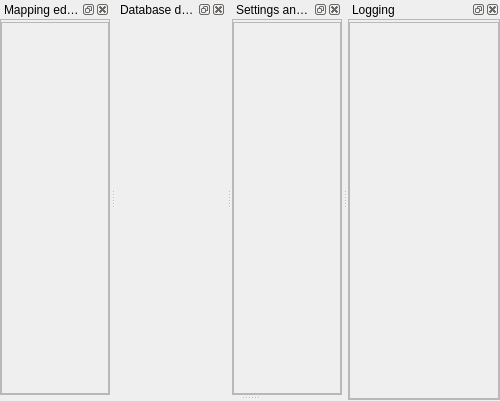
<?xml version="1.0" encoding="UTF-8"?>
<ui version="4.0">
 <class>CDataMainInfoAreaComponent</class>
 <widget class="QMainWindow" name="CDataMainInfoAreaComponent">
  <property name="geometry">
   <rect>
    <x>0</x>
    <y>0</y>
    <width>500</width>
    <height>401</height>
   </rect>
  </property>
  <property name="sizePolicy">
   <sizepolicy hsizetype="Preferred" vsizetype="Preferred">
    <horstretch>0</horstretch>
    <verstretch>0</verstretch>
   </sizepolicy>
  </property>
  <property name="minimumSize">
   <size>
    <width>500</width>
    <height>400</height>
   </size>
  </property>
  <property name="windowTitle">
   <string>MainWindow</string>
  </property>
  <widget class="QWidget" name="qw_centralEmptyWidgetUsedAsPadding">
   <property name="maximumSize">
    <size>
     <width>0</width>
     <height>0</height>
    </size>
   </property>
  </widget>
  <widget class="swift::gui::CDockWidgetInfoArea" name="dwp_Mapping">
   <property name="floating">
    <bool>false</bool>
   </property>
   <property name="allowedAreas">
    <set>Qt::TopDockWidgetArea</set>
   </property>
   <property name="windowTitle">
    <string>Mapping editor</string>
   </property>
   <attribute name="dockWidgetArea">
    <number>4</number>
   </attribute>
   <widget class="QWidget" name="qw_MappingOuter">
    <layout class="QVBoxLayout" name="vl_MappingOuter">
     <property name="spacing">
      <number>0</number>
     </property>
     <property name="leftMargin">
      <number>0</number>
     </property>
     <property name="topMargin">
      <number>0</number>
     </property>
     <property name="rightMargin">
      <number>0</number>
     </property>
     <property name="bottomMargin">
      <number>0</number>
     </property>
     <item>
      <widget class="QFrame" name="fr_MappingInner">
       <property name="frameShape">
        <enum>QFrame::StyledPanel</enum>
       </property>
       <property name="frameShadow">
        <enum>QFrame::Raised</enum>
       </property>
       <layout class="QVBoxLayout" name="vl_MappingInner">
        <property name="spacing">
         <number>0</number>
        </property>
        <property name="leftMargin">
         <number>0</number>
        </property>
        <property name="topMargin">
         <number>2</number>
        </property>
        <property name="rightMargin">
         <number>0</number>
        </property>
        <property name="bottomMargin">
         <number>0</number>
        </property>
        <item>
         <widget class="swift::gui::components::CDbMappingComponent" name="comp_Mapping">
          <property name="frameShape">
           <enum>QFrame::StyledPanel</enum>
          </property>
          <property name="frameShadow">
           <enum>QFrame::Raised</enum>
          </property>
         </widget>
        </item>
       </layout>
      </widget>
     </item>
    </layout>
   </widget>
  </widget>
  <widget class="swift::gui::CDockWidgetInfoArea" name="dwp_DataInfoArea">
   <property name="sizePolicy">
    <sizepolicy hsizetype="Preferred" vsizetype="Preferred">
     <horstretch>0</horstretch>
     <verstretch>0</verstretch>
    </sizepolicy>
   </property>
   <property name="allowedAreas">
    <set>Qt::TopDockWidgetArea</set>
   </property>
   <property name="windowTitle">
    <string>Database data</string>
   </property>
   <attribute name="dockWidgetArea">
    <number>4</number>
   </attribute>
   <widget class="QWidget" name="qw_DataInfoAreaOuter">
    <layout class="QVBoxLayout" name="vl_AircraftModelsOuter">
     <property name="spacing">
      <number>0</number>
     </property>
     <property name="leftMargin">
      <number>0</number>
     </property>
     <property name="topMargin">
      <number>0</number>
     </property>
     <property name="rightMargin">
      <number>0</number>
     </property>
     <property name="bottomMargin">
      <number>0</number>
     </property>
     <item>
      <widget class="QFrame" name="fr_DataInfoAreaInner">
       <property name="frameShape">
        <enum>QFrame::NoFrame</enum>
       </property>
       <property name="frameShadow">
        <enum>QFrame::Plain</enum>
       </property>
       <property name="lineWidth">
        <number>0</number>
       </property>
       <layout class="QVBoxLayout" name="vl_AircraftModelsInner">
        <property name="spacing">
         <number>0</number>
        </property>
        <property name="leftMargin">
         <number>0</number>
        </property>
        <property name="topMargin">
         <number>2</number>
        </property>
        <property name="rightMargin">
         <number>0</number>
        </property>
        <property name="bottomMargin">
         <number>0</number>
        </property>
        <item>
         <widget class="swift::gui::components::CDataInfoAreaComponent" name="comp_DataInfoArea" native="true"/>
        </item>
       </layout>
      </widget>
     </item>
    </layout>
   </widget>
  </widget>
  <widget class="swift::gui::CDockWidgetInfoArea" name="dwp_Settings">
   <property name="allowedAreas">
    <set>Qt::TopDockWidgetArea</set>
   </property>
   <property name="windowTitle">
    <string>Settings and login</string>
   </property>
   <attribute name="dockWidgetArea">
    <number>4</number>
   </attribute>
   <widget class="QWidget" name="qw_SettingsOuter">
    <layout class="QVBoxLayout" name="vl_SettingsOuter">
     <property name="spacing">
      <number>0</number>
     </property>
     <property name="leftMargin">
      <number>0</number>
     </property>
     <property name="topMargin">
      <number>0</number>
     </property>
     <property name="rightMargin">
      <number>0</number>
     </property>
     <property name="bottomMargin">
      <number>0</number>
     </property>
     <item>
      <widget class="QFrame" name="fr_SettingsInner">
       <property name="frameShape">
        <enum>QFrame::StyledPanel</enum>
       </property>
       <property name="frameShadow">
        <enum>QFrame::Raised</enum>
       </property>
       <layout class="QVBoxLayout" name="vl_SettingsInner">
        <property name="spacing">
         <number>0</number>
        </property>
        <property name="leftMargin">
         <number>0</number>
        </property>
        <property name="topMargin">
         <number>2</number>
        </property>
        <property name="rightMargin">
         <number>0</number>
        </property>
        <property name="bottomMargin">
         <number>0</number>
        </property>
        <item>
         <widget class="swift::gui::components::CDataSettingsComponent" name="comp_Settings">
          <property name="frameShape">
           <enum>QFrame::StyledPanel</enum>
          </property>
          <property name="frameShadow">
           <enum>QFrame::Raised</enum>
          </property>
         </widget>
        </item>
       </layout>
      </widget>
     </item>
    </layout>
   </widget>
  </widget>
  <widget class="swift::gui::CDockWidgetInfoArea" name="dwp_Log">
   <property name="minimumSize">
    <size>
     <width>80</width>
     <height>400</height>
    </size>
   </property>
   <property name="allowedAreas">
    <set>Qt::TopDockWidgetArea</set>
   </property>
   <property name="windowTitle">
    <string>Logging</string>
   </property>
   <attribute name="dockWidgetArea">
    <number>4</number>
   </attribute>
   <widget class="QWidget" name="qw_LogOuter">
    <layout class="QVBoxLayout" name="vl_LogOuter">
     <property name="spacing">
      <number>0</number>
     </property>
     <property name="leftMargin">
      <number>0</number>
     </property>
     <property name="topMargin">
      <number>0</number>
     </property>
     <property name="rightMargin">
      <number>0</number>
     </property>
     <property name="bottomMargin">
      <number>0</number>
     </property>
     <item>
      <widget class="QFrame" name="fr_LogInner">
       <property name="frameShape">
        <enum>QFrame::StyledPanel</enum>
       </property>
       <property name="frameShadow">
        <enum>QFrame::Raised</enum>
       </property>
       <layout class="QVBoxLayout" name="vl_LogInner">
        <property name="spacing">
         <number>0</number>
        </property>
        <property name="leftMargin">
         <number>0</number>
        </property>
        <property name="topMargin">
         <number>2</number>
        </property>
        <property name="rightMargin">
         <number>0</number>
        </property>
        <property name="bottomMargin">
         <number>0</number>
        </property>
        <item>
         <widget class="swift::gui::components::CLogComponent" name="comp_Log">
          <property name="frameShape">
           <enum>QFrame::StyledPanel</enum>
          </property>
          <property name="frameShadow">
           <enum>QFrame::Raised</enum>
          </property>
         </widget>
        </item>
       </layout>
      </widget>
     </item>
    </layout>
   </widget>
  </widget>
 </widget>
 <customwidgets>
  <customwidget>
   <class>swift::gui::CDockWidgetInfoArea</class>
   <extends>QDockWidget</extends>
   <header>gui/dockwidgetinfoarea.h</header>
   <container>1</container>
  </customwidget>
  <customwidget>
   <class>swift::gui::components::CLogComponent</class>
   <extends>QFrame</extends>
   <header>gui/components/logcomponent.h</header>
   <container>1</container>
  </customwidget>
  <customwidget>
   <class>swift::gui::components::CDataInfoAreaComponent</class>
   <extends>QWidget</extends>
   <header>gui/components/datainfoareacomponent.h</header>
   <container>1</container>
  </customwidget>
  <customwidget>
   <class>swift::gui::components::CDbMappingComponent</class>
   <extends>QFrame</extends>
   <header>gui/components/dbmappingcomponent.h</header>
   <container>1</container>
  </customwidget>
  <customwidget>
   <class>swift::gui::components::CDataSettingsComponent</class>
   <extends>QFrame</extends>
   <header>gui/components/datasettingscomponent.h</header>
   <container>1</container>
  </customwidget>
 </customwidgets>
 <resources/>
 <connections/>
</ui>
